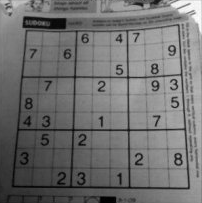
#> input picture opencv/03_image-processing/image-thresholding/sudoku.png, 202 x 203 px
$ python adaptive_threshold.py
#> lines starting #> are read from the running program, lines starting #| are printed output that depends on the picture; after the words box and inside, x2 and y2 are one past the last pixel; in counts of white or black regions, pixels touching at a corner belong together
import cv2
import numpy as np
from matplotlib import pyplot as plt

img = cv2.imread('sudoku.png',0)
#> img is the input picture: shape (203, 202); min 0, max 255, mean 112.2
img = cv2.resize(img,None,fx=2,fy=2,interpolation=cv2.INTER_CUBIC)
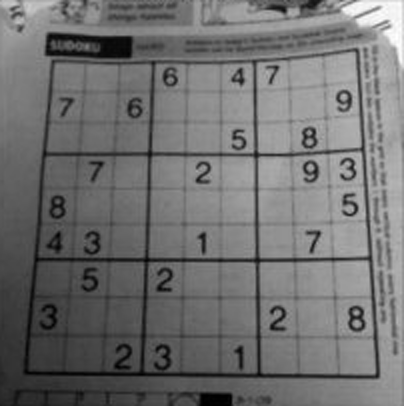
#> img: shape (406, 404); min 0, max 255, mean 112.2
# img = cv2.medianBlur(img,5)

ret,th1 = cv2.threshold(img,127,255,cv2.THRESH_BINARY)
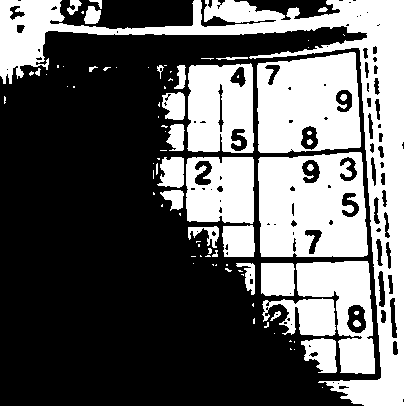
#> th1: shape (406, 404); 38.2% white; 87 white regions (55 under 20 px), largest, box (x1, y1, x2, y2) and area: (0, 0, 404, 406) 22235, (258, 152, 368, 257) 9694, (257, 52, 361, 153) 8618
th2 = cv2.adaptiveThreshold(img,255,cv2.ADAPTIVE_THRESH_MEAN_C,cv2.THRESH_BINARY,11,2)
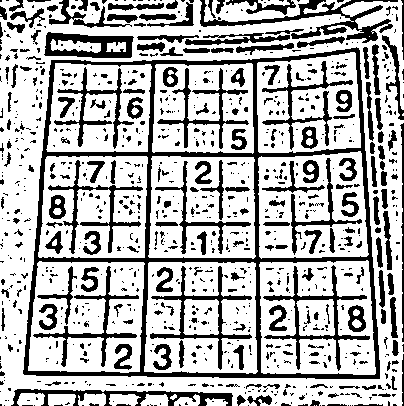
#> th2: shape (406, 404); 70.5% white; 898 black regions (687 under 20 px), largest, box (x1, y1, x2, y2) and area: (23, 47, 380, 379) 10821, (200, 0, 398, 43) 2019, (263, 265, 370, 371) 1481
th3 = cv2.adaptiveThreshold(img,255,cv2.ADAPTIVE_THRESH_GAUSSIAN_C,cv2.THRESH_BINARY,11,2)
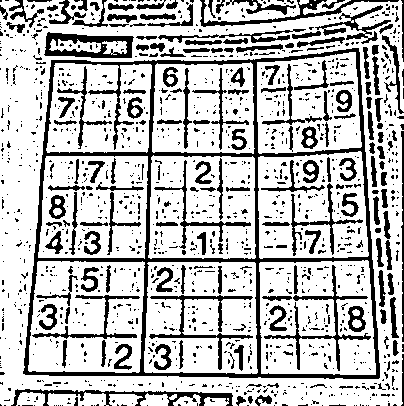
#> th3: shape (406, 404); 74.3% white; 1309 black regions (1124 under 20 px), largest, box (x1, y1, x2, y2) and area: (23, 48, 380, 379) 9936, (44, 32, 134, 58) 1202, (11, 389, 233, 406) 1100

cv2.imshow('original',img)
cv2.imshow('Global Thresholding (v = 17)',th1)
cv2.imshow('Adaptive Mean Thresholding',th2)
cv2.imshow('Adaptive Gaussian Thresholding',th3)

cv2.waitKey(0)
cv2.destroyAllWindows()

$ run again, with opencv/03_image-processing/image-thresholding/gradient.png copied over opencv/03_image-processing/image-thresholding/sudoku.png
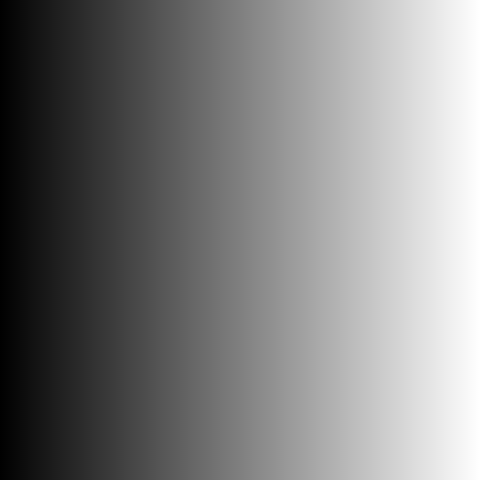
#> input picture opencv/03_image-processing/image-thresholding/gradient.png, 480 x 480 px
#> img is the input picture: shape (480, 480); min 0, max 255, mean 127.5
#> img: shape (960, 960)
#> `ret,th1 = cv2.threshold(img,127,255,cv2.THRESH_BINARY)`:
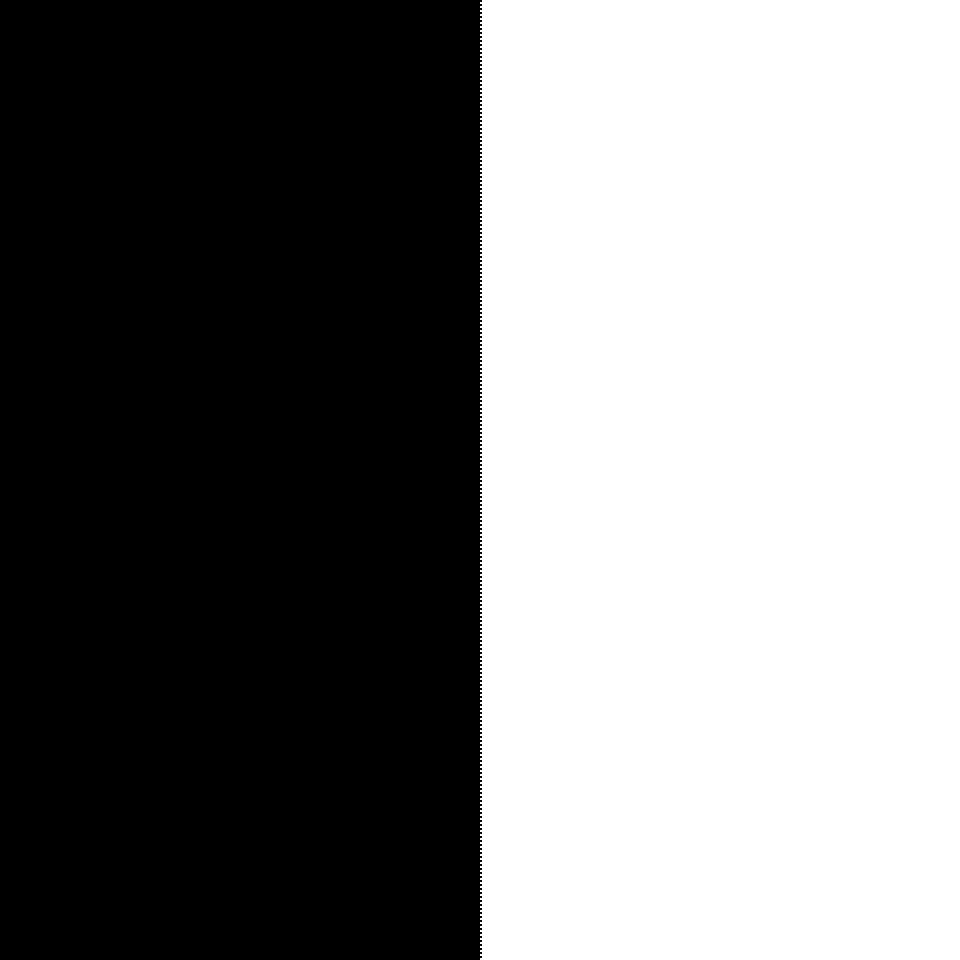
#> th1: shape (960, 960); 49.9% white; 1 white region, box (x1, y1, x2, y2) and area: (480, 0, 960, 960) 459840
#> th2: shape (960, 960); every value is 255

$ run again, with opencv/03_image-processing/image-thresholding/lizard_noisy.png copied over opencv/03_image-processing/image-thresholding/sudoku.png
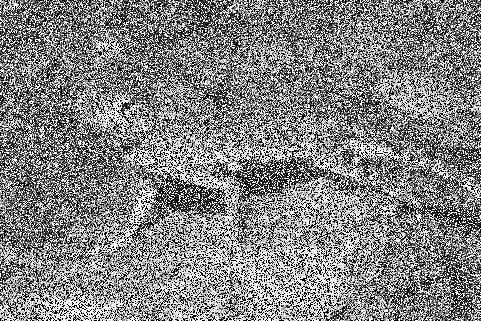
#> input picture opencv/03_image-processing/image-thresholding/lizard_noisy.png, 481 x 321 px
#> img is the input picture: shape (321, 481); min 0, max 255, mean 131.6
#> img: shape (642, 962)
#> `ret,th1 = cv2.threshold(img,127,255,cv2.THRESH_BINARY)`:
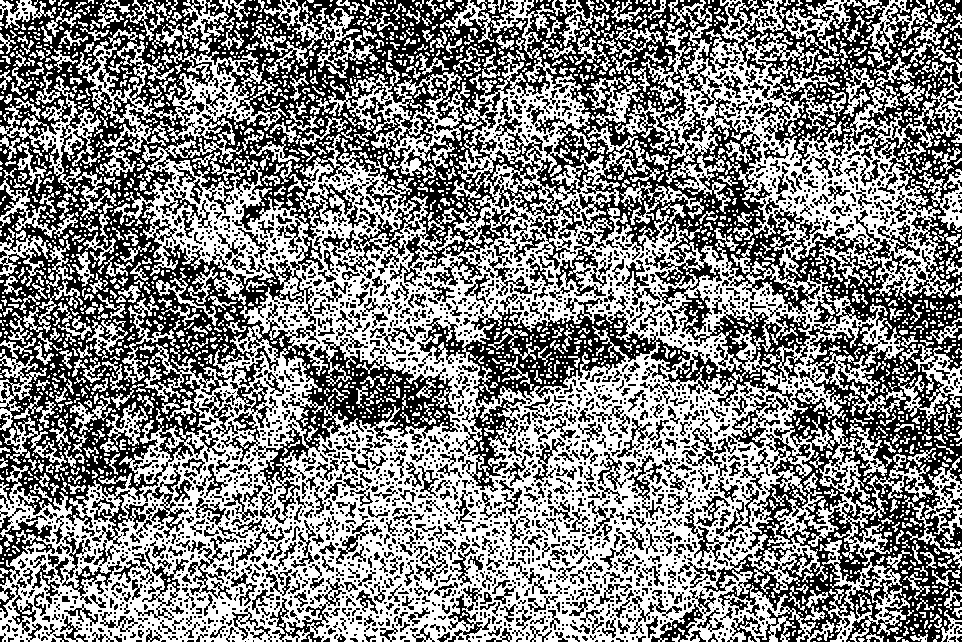
#> th1: shape (642, 962); 51.5% white; 2879 black regions (2080 under 20 px), largest, box (x1, y1, x2, y2) and area: (0, 0, 962, 642) 209191, (417, 298, 691, 406) 9358, (456, 398, 526, 492) 1956
#> th2: shape (642, 962); 51.6% white; black in thin lines or dots
#> `th3 = cv2.adaptiveThreshold(img,255,cv2.ADAPTIVE_THRESH_GAUSSIAN_C,cv2..`:
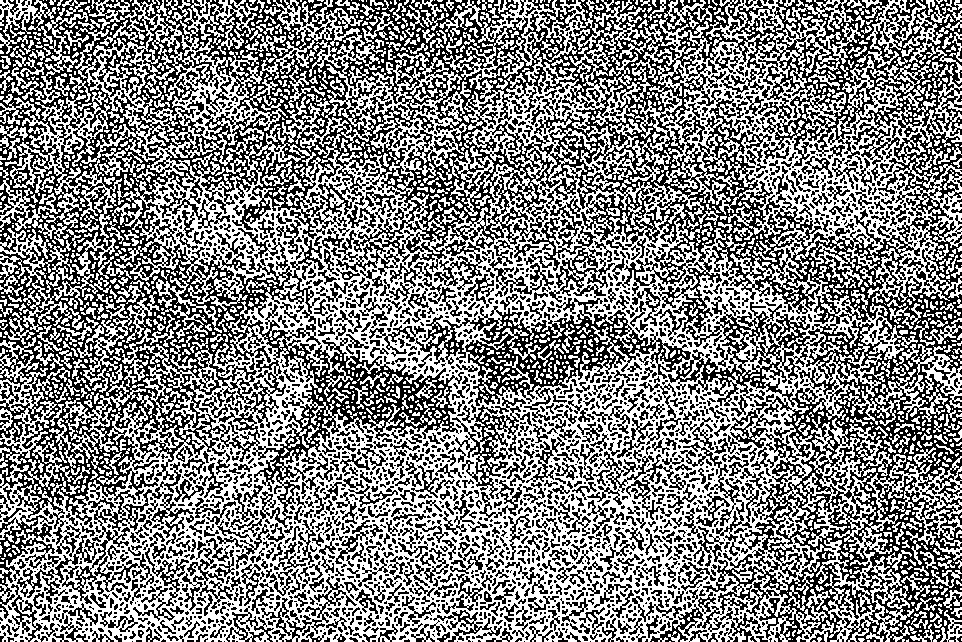
#> th3: shape (642, 962); 51.8% white; black in thin lines or dots

$ run again, with opencv/03_image-processing/image-thresholding/noisy_image.png copied over opencv/03_image-processing/image-thresholding/sudoku.png
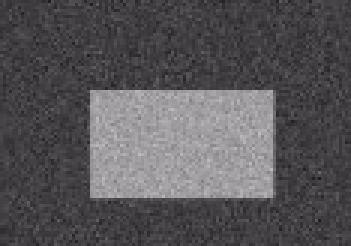
#> input picture opencv/03_image-processing/image-thresholding/noisy_image.png, 117 x 82 px (shown 3 times larger)
#> `ret,th1 = cv2.threshold(img,127,255,cv2.THRESH_BINARY)`:
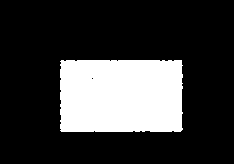
#> th1: shape (164, 234); 22.8% white; 1 white region, box (x1, y1, x2, y2) and area: (60, 60, 183, 132) 8745
#> th2: shape (164, 234); 57% white; 292 black regions (176 under 20 px), largest, box (x1, y1, x2, y2) and area: (16, 9, 234, 164) 5647, (51, 0, 124, 52) 702, (86, 80, 136, 128) 476
#> `th3 = cv2.adaptiveThreshold(img,255,cv2.ADAPTIVE_THRESH_GAUSSIAN_C,cv2..`:
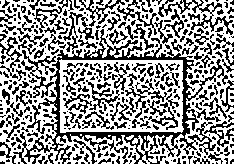
#> th3: shape (164, 234); 58.9% white; black in thin lines or dots
